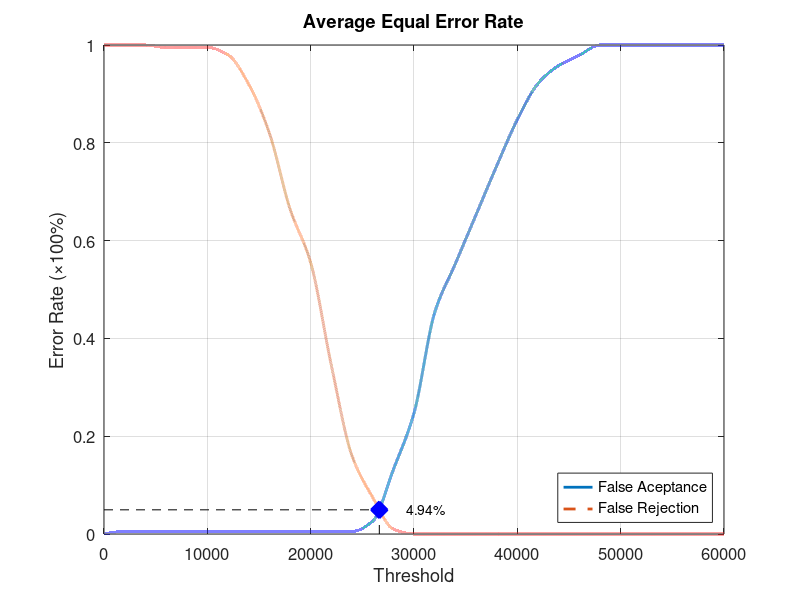
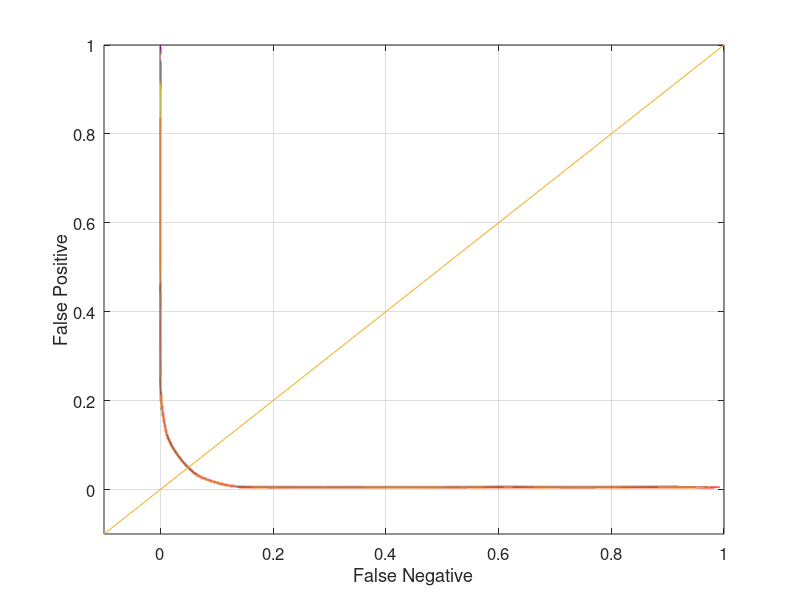

Write MATLAB code to recreate these figures, in order.
function yEER = Database4_2
close all;
clear;
clc;
x = 0:2000:60000;
xq = 0:0.5:60000;

y0 = [0 0.00526316 0.00526316 0.00526316 0.00526316 0.00526316 0.00526316 0.00526316 0.00526316 0.00526316 0.00526316 0.00526316 0.00526316 0.0263158 0.131579 0.247368 0.452632 0.552632 0.652632 0.752632 0.847368 0.921053 0.957895 0.978947 1 1 1 1 1 1 1];
yy0 = interp1(x, y0, xq, 'pchip');
y1 = [1 1 1 0.995 0.995 0.995 0.98 0.92 0.82 0.665 0.555 0.345 0.16 0.075 0.01 0 0 0 0 0 0 0 0 0 0 0 0 0 0 0 0];
yy1 = interp1(x, y1, xq, 'pchip');

% Calculating EER: 
y2 = abs(y0 - y1);
find(y2 == min(y2))
yy2 = abs(yy0 - yy1);
xEER = find(yy2 == min(yy2));
xEERIndex = xq(xEER) % X-axis EER
yEER = yy0(xEER) % Y-axis EER

main = figure
plot(xq, yy0,'-','LineWidth', 2);	hold on
plot(xq, yy1,'--','LineWidth', 2);	hold on
plot([xEERIndex xEERIndex], [0 yEER], 'k--');	hold on
plot([0 xEERIndex], [yEER yEER], 'k--');	hold on
plot(xEERIndex, yEER, 'bx', 'LineWidth', 10);	hold on
text(xEERIndex + 10 * xEERIndex / 100, yEER, [num2str(round((10000 * yEER)) / 100) '%'])
legend('False Aceptance', 'False Rejection', 'Location', 'SouthEast')
xlabel('Threshold')
ylabel('Error Rate (\times100%)')
title('Average Equal Error Rate')
set(gca, 'FontSize', 12)
axis([0 60000 0 1])
grid on

print(main, 'Database4_2Main', '-dpng');
FNRxFPR = figure('Color', [1 1 1]);
plot(yy1, yy0, '-', yy1, yy0, 'LineWidth', 2);
hold on
y = -0.1:0.1:1
plot(y, y); 
set(gca, 'FontSize', 12)
xlabel('False Negative')
ylabel('False Positive')
axis([-0.1 1 -0.1 1])
set(gca, 'FontSize', 12)
grid on

print(FNRxFPR, 'Database4_2FNRxFPR','-dpng');
end
